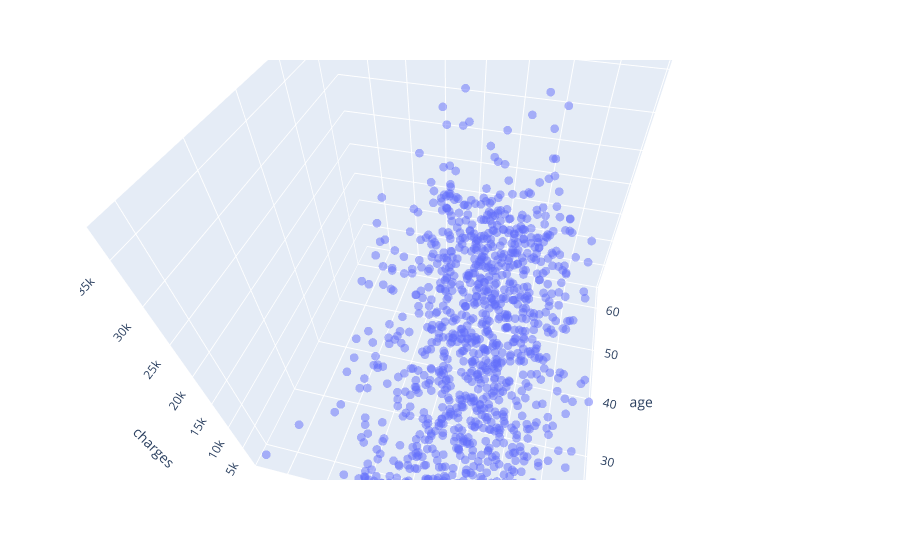

Notebook cell for this chart:
### Code cell
fig = px.scatter_3d(non_smoker_df, x= "age",y="bmi",z="charges")
fig.update_traces(marker_size = 3,marker_opacity=0.5)
fig.show()

### Figure 1 — Plotly figure (JSON) as saved in the notebook; plotly's stock layout.template omitted (floating-point values rounded to 4 significant figures; data arrays with more than 128 entries replaced by an {"elided": "..."} marker saying what was removed)
{"data": [{"hovertemplate": "age=%{x}<br>bmi=%{y}<br>charges=%{z}<extra></extra>", "legendgroup": "", "marker": {"color": "#636efa", "opacity": 0.5, "size": 3, "symbol": "circle"}, "mode": "markers", "name": "", "scene": "scene", "showlegend": false, "type": "scatter3d", "x": {"elided": "1064 int values"}, "y": {"elided": "1064 float values"}, "z": {"elided": "1064 float values"}}], "layout": {"autosize": true, "legend": {"tracegroupgap": 0}, "margin": {"t": 60}, "scene": {"aspectmode": "auto", "aspectratio": {"x": 1, "y": 1, "z": 1}, "camera": {"center": {"x": 0, "y": 0, "z": 0}, "eye": {"x": -0.9633, "y": -0.2372, "z": 1.071}, "projection": {"type": "perspective"}, "up": {"x": 0, "y": 0, "z": 1}}, "domain": {"x": [0, 1], "y": [0, 1]}, "xaxis": {"title": {"text": "age"}, "type": "linear"}, "yaxis": {"title": {"text": "bmi"}, "type": "linear"}, "zaxis": {"title": {"text": "charges"}, "type": "linear"}}}}
